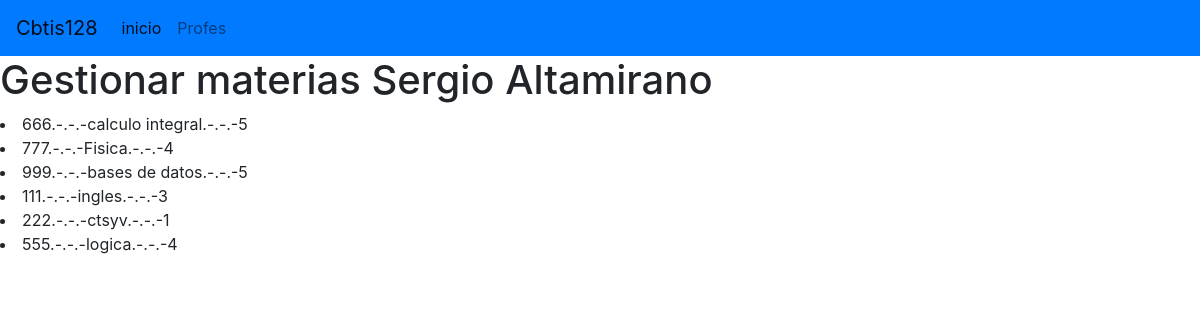
The page / on the database its author committed.
### materia_app/models.py (models this page shows, shortened)
class Materia(models.Model):
    codigo= models.CharField(primary_key=True,max_length=6)
    nombre=models.CharField(max_length=100)
    creditos=models.PositiveSmallIntegerField()

### materia_app/views.py (the view)
# urls.py: path("",views.inicio_vista,name="views.inicio_vista")
def inicio_vista(request):
    Listadomaterias=Materia.objects.all()
    return render(request,"gestionarMateria.html", {"lasmaterias":Listadomaterias})

### materia_app/templates/gestionarMateria.html (shortened to what this page needs)
{% extends "base.html" %}
{% block cuerpo %}
<h1> Gestionar materias Sergio Altamirano</h1>
{% for m in lasmaterias %}
    <li>{{m.codigo}}.-.-.-{{m.nombre}}.-.-.-{{m.creditos}}</li>
{% endfor %}
{% endblock %}

### materia_app/templates/base.html (shortened to what this page needs)
<!DOCTYPE html>
<html>
<head>
<link rel="stylesheet" href="https://cdn.jsdelivr.net/npm/bootstrap@4.3.1/dist/css/bootstrap.min.css">
</head>
<body>
<nav class="navbar navbar-expand-lg navbar-light bg-primary">
    <a class="navbar-brand" href="#">Cbtis128</a>
    <div class="collapse navbar-collapse" id="navbarNav">
    <ul class="navbar-nav">
        <li class="nav-item active">
        <a class="nav-link" href="#">inicio <span class="sr-only">(current)</span></a>
        </li>
        <li class="nav-item">
        <a class="nav-link" href="#">Profes</a>
        </li>
    </ul>
    </div>
</nav>
    {% block cuerpo %}{% endblock %}
</body>
</html>

### rows shown on the page
Materia: codigo "666", nombre "calculo integral", creditos "5"
Materia: codigo "777", nombre "Fisica", creditos "4"
Materia: codigo "999", nombre "bases de datos", creditos "5"
Materia: codigo "111", nombre "ingles", creditos "3"
Materia: codigo "222", nombre "ctsyv", creditos "1"
Materia: codigo "555", nombre "logica", creditos "4"
